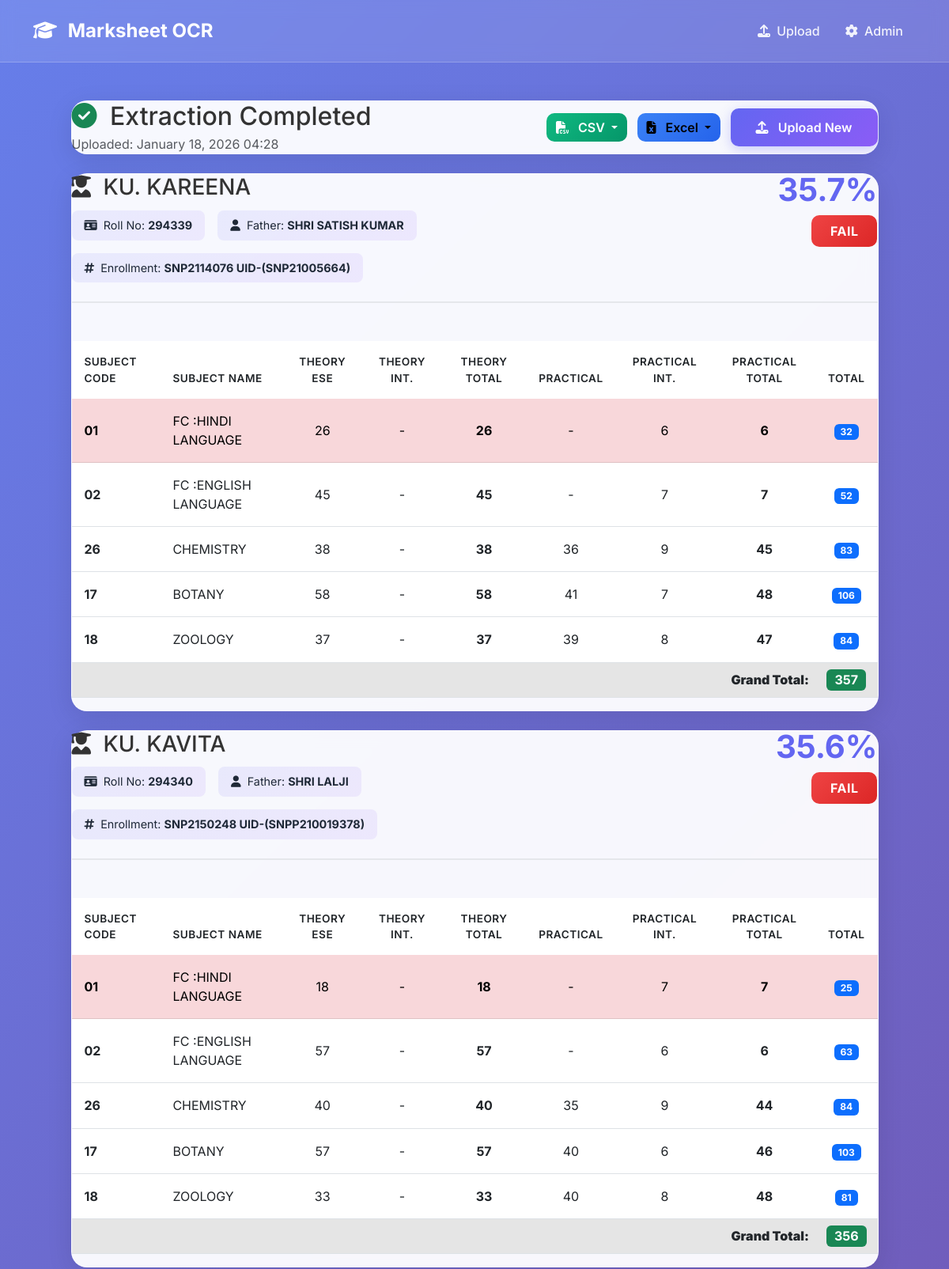
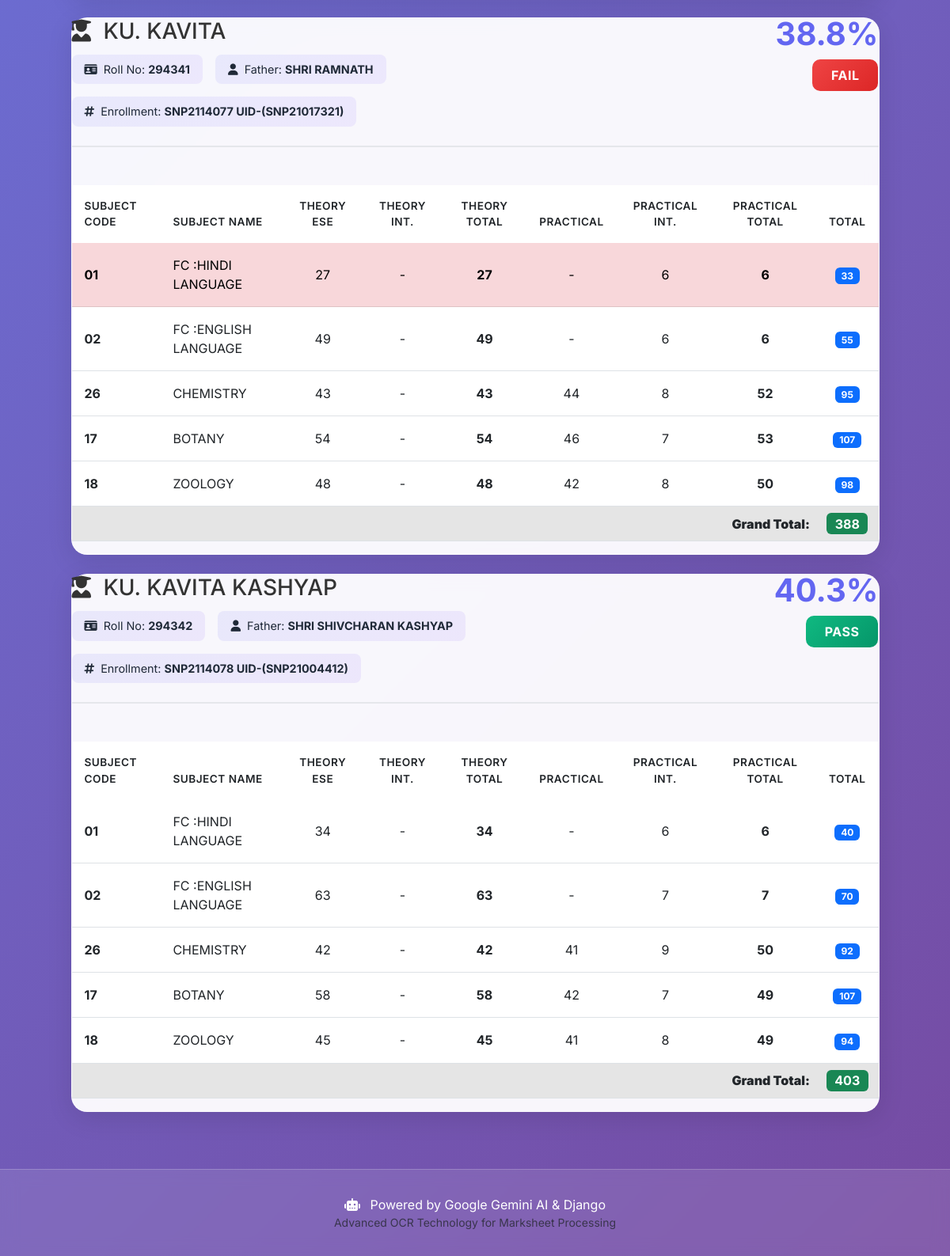
/results/10/, run on the app's committed database (2 pictures, top to bottom).
### marksheet_ocr/models.py (models this page shows, shortened)
class MarksheetUpload(models.Model):
    STATUS_CHOICES = [
        ('pending', 'Pending'),
        ('processing', 'Processing'),
        ('completed', 'Completed'),
        ('failed', 'Failed'),
    ]
    image = models.ImageField(upload_to='marksheets/')
    uploaded_at = models.DateTimeField(auto_now_add=True)
    status = models.CharField(max_length=20, choices=STATUS_CHOICES, default='pending')
    error_message = models.TextField(blank=True, null=True)
    class Meta:
        ordering = ['-uploaded_at']

class Student(models.Model):
    upload = models.ForeignKey(MarksheetUpload, on_delete=models.CASCADE, related_name='students')
    roll_number = models.CharField(max_length=50)
    name = models.CharField(max_length=200)
    father_name = models.CharField(max_length=200, blank=True)
    mother_name = models.CharField(max_length=200, blank=True)
    enrollment_number = models.CharField(max_length=100, blank=True)
    class Meta:
        ordering = ['roll_number']
    def get_total_marks(self):
        total = 0
        for mark in self.marks.all():
            total += mark.get_total_marks()
        return total
    def get_percentage(self):
        marks = self.marks.all()
        if not marks:
            return 0
        total_obtained = self.get_total_marks()
        total_maximum = sum(mark.get_maximum_marks() for mark in marks)
        if total_maximum == 0:
            return 0
        return round((total_obtained / total_maximum) * 100, 2)
    def get_result_status(self):
        marks = self.marks.all()
        if not marks:
            return 'N/A'
        for mark in marks:
            if mark.is_failed():
                return 'FAIL'
        percentage = self.get_percentage()
        if percentage >= 75:
            return 'PASS FIRST'
        elif percentage >= 60:
            return 'PASS SECOND'
        elif percentage >= 45:
            return 'PASS THIRD'
        elif percentage >= 33:
            return 'PASS'
        else:
            return 'FAIL'

class Mark(models.Model):
    student = models.ForeignKey(Student, on_delete=models.CASCADE, related_name='marks')
    subject = models.ForeignKey(Subject, on_delete=models.CASCADE)
    theory_ese = models.IntegerField(
        validators=[MinValueValidator(0), MaxValueValidator(100)],
        null=True,
        blank=True,
        help_text="Theory External Semester Examination marks"
    )
    theory_internal = models.IntegerField(
        validators=[MinValueValidator(0), MaxValueValidator(100)],
        null=True,
        blank=True,
        help_text="Theory Internal marks"
    )
    practical_marks = models.IntegerField(
        validators=[MinValueValidator(0), MaxValueValidator(100)],
        null=True,
        blank=True,
        help_text="Practical examination marks"
    )
    practical_internal = models.IntegerField(
        validators=[MinValueValidator(0), MaxValueValidator(100)],
        null=True,
        blank=True,
        help_text="Practical Internal marks"
    )
    class Meta:
        unique_together = ['student', 'subject']
    def get_theory_total(self):
        theory_ese = self.theory_ese or 0
        theory_internal = self.theory_internal or 0
        return theory_ese + theory_internal
    def get_practical_total(self):
        practical = self.practical_marks or 0
        practical_internal = self.practical_internal or 0
        return practical + practical_internal
    def get_total_marks(self):
        return self.get_theory_total() + self.get_practical_total()
    def get_maximum_marks(self):
        max_marks = 0
        if self.theory_ese is not None or self.theory_internal is not None:
            max_marks += 100  # Theory total
        if self.practical_marks is not None or self.practical_internal is not None:
            max_marks += 100  # Practical total
        return max_marks
    def is_failed(self):
        if self.theory_ese is not None and self.theory_ese < 33:
            return True
        if self.practical_marks is not None and self.practical_marks < 33:
            return True
        return False

class Subject(models.Model):
    code = models.CharField(max_length=50)
    name = models.CharField(max_length=200)
    class Meta:
        unique_together = ['code', 'name']

### marksheet_ocr/views.py (the view)
# urls.py: path('results/<int:upload_id>/', views.view_results, name='view_results'),
def view_results(request, upload_id):
    upload = get_object_or_404(MarksheetUpload, id=upload_id)
    students = upload.students.all().prefetch_related('marks__subject')
    return render(request, 'marksheet_ocr/results.html', {
        'upload': upload,
        'students': students
    })

### marksheet_ocr/templates/marksheet_ocr/results.html (shortened to what this page needs)
{% extends 'marksheet_ocr/base.html' %}
{% block content %}
<div class="container my-5">
    <div class="row justify-content-center">
        <div class="col-lg-11">
            <div class="glass-card mb-4">
                <div class="card-body">
                    <div class="d-flex justify-content-between align-items-center">
                        <div>
                            <h2 class="mb-1">
                                <i class="fas fa-check-circle text-success me-2"></i>
                                Extraction Completed
                            </h2>
                            <p class="text-muted mb-0">
                                Uploaded: {{ upload.uploaded_at|date:"F d, Y H:i" }}
                            </p>
                        </div>
                        <div>
                            <div class="btn-group me-2" role="group">
                                <button type="button" class="btn btn-success dropdown-toggle" data-bs-toggle="dropdown">
                                    <i class="fas fa-file-csv me-2"></i>
                                    CSV
                                </button>
                            </div>
                            <div class="btn-group me-2" role="group">
                                <button type="button" class="btn btn-info dropdown-toggle" data-bs-toggle="dropdown">
                                    <i class="fas fa-file-excel me-2"></i>
                                    Excel
                                </button>
                            </div>
                            <a href="{% url 'upload_marksheet' %}" class="btn btn-primary">
                                <i class="fas fa-upload me-2"></i>
                                Upload New
                            </a>
                        </div>
                    </div>
                </div>
            </div>
            {% for student in students %}
            <div class="glass-card mb-4">
                <div class="card-body">
                    <div class="student-header mb-4">
                        <div class="row">
                            <div class="col-md-8">
                                <h3 class="mb-2">
                                    <i class="fas fa-user-graduate me-2"></i>
                                    {{ student.name }}
                                </h3>
                                <div class="student-info">
                                    <span class="info-badge">
                                        <i class="fas fa-id-card me-1"></i>
                                        Roll No: <strong>{{ student.roll_number }}</strong>
                                    </span>
                                    {% if student.father_name %}
                                    <span class="info-badge">
                                        <i class="fas fa-user me-1"></i>
                                        Father: <strong>{{ student.father_name }}</strong>
                                    </span>
                                    {% endif %}
                                    {% if student.enrollment_number %}
                                    <span class="info-badge">
                                        <i class="fas fa-hashtag me-1"></i>
                                        Enrollment: <strong>{{ student.enrollment_number }}</strong>
                                    </span>
                                    {% endif %}
                                </div>
                            </div>
                            <div class="col-md-4 text-end">
                                <div class="result-summary">
                                    <div class="percentage-badge">
                                        {{ student.get_percentage }}%
                                    </div>
                                    <div class="result-badge result-{{ student.get_result_status|lower|cut:' ' }}">
                                        {{ student.get_result_status }}
                                    </div>
                                </div>
                            </div>
                        </div>
                    </div>
                    <div class="table-responsive">
                        <table class="table marks-table">
                            <thead>
                                <tr>
                                    <th>Subject Code</th>
                                    <th>Subject Name</th>
                                    <th class="text-center">Theory ESE</th>
                                    <th class="text-center">Theory Int.</th>
                                    <th class="text-center">Theory Total</th>
                                    <th class="text-center">Practical</th>
                                    <th class="text-center">Practical Int.</th>
                                    <th class="text-center">Practical Total</th>
                                    <th class="text-center">Total</th>
                                </tr>
                            </thead>
                            <tbody>
                                {% for mark in student.marks.all %}
                                <tr class="{% if mark.is_failed %}table-danger{% endif %}">
                                    <td><strong>{{ mark.subject.code }}</strong></td>
                                    <td>{{ mark.subject.name }}</td>
                                    <td class="text-center">{{ mark.theory_ese|default:"-" }}</td>
                                    <td class="text-center">{{ mark.theory_internal|default:"-" }}</td>
                                    <td class="text-center"><strong>{{ mark.get_theory_total }}</strong></td>
                                    <td class="text-center">{{ mark.practical_marks|default:"-" }}</td>
                                    <td class="text-center">{{ mark.practical_internal|default:"-" }}</td>
                                    <td class="text-center"><strong>{{ mark.get_practical_total }}</strong></td>
                                    <td class="text-center">
                                        <span class="badge bg-primary">{{ mark.get_total_marks }}</span>
                                    </td>
                                </tr>
                                {% endfor %}
                            </tbody>
                            <tfoot>
                                <tr class="table-active">
                                    <td colspan="8" class="text-end"><strong>Grand Total:</strong></td>
                                    <td class="text-center">
                                        <span class="badge bg-success fs-6">{{ student.get_total_marks }}</span>
                                    </td>
                                </tr>
                            </tfoot>
                        </table>
                    </div>
                </div>
            </div>
            {% endfor %}
        </div>
    </div>
</div>
{% endblock %}

### marksheet_ocr/static/css/style.css (style rules this page uses)
:root { --primary-color: #6366f1; --secondary-color: #8b5cf6; --success-color: #10b981; --danger-color: #ef4444; --warning-color: #f59e0b; --info-color: #3b82f6; --dark-color: #1f2937; --light-color: #f9fafb; --glass-bg: rgba(255, 255, 255, 0.1); --glass-border: rgba(255, 255, 255, 0.2); }
* { margin: 0; padding: 0; box-sizing: border-box; }
body { font-family: 'Inter', sans-serif; background: linear-gradient(135deg, #667eea 0%, #764ba2 100%); min-height: 100vh; color: #333; }
.glass-card { background: rgba(255, 255, 255, 0.95); backdrop-filter: blur(10px); border-radius: 20px; border: 1px solid rgba(255, 255, 255, 0.3); box-shadow: 0 8px 32px rgba(0, 0, 0, 0.1); transition: transform 0.3s ease, box-shadow 0.3s ease; animation: fadeIn 0.8s ease; }
.btn-primary { background: linear-gradient(135deg, var(--primary-color) 0%, var(--secondary-color) 100%); border: none; padding: 0.75rem 2rem; font-weight: 600; border-radius: 10px; transition: all 0.3s ease; box-shadow: 0 4px 15px rgba(99, 102, 241, 0.3); }
.btn-success { background: linear-gradient(135deg, #10b981 0%, #059669 100%); border: none; font-weight: 600; border-radius: 10px; transition: all 0.3s ease; }
.btn-info { background: linear-gradient(135deg, #3b82f6 0%, #2563eb 100%); border: none; font-weight: 600; border-radius: 10px; transition: all 0.3s ease; }
.student-header { padding-bottom: 1.5rem; border-bottom: 2px solid #e5e7eb; }
.student-info { display: flex; flex-wrap: wrap; gap: 1rem; margin-top: 0.75rem; }
.info-badge { background: linear-gradient(135deg, rgba(99, 102, 241, 0.1) 0%, rgba(139, 92, 246, 0.1) 100%); padding: 0.5rem 1rem; border-radius: 8px; font-size: 0.9rem; color: var(--dark-color); }
.result-summary { display: flex; flex-direction: column; align-items: flex-end; gap: 0.75rem; }
.percentage-badge { font-size: 2.5rem; font-weight: 700; color: var(--primary-color); line-height: 1; }
.result-badge { padding: 0.5rem 1.5rem; border-radius: 10px; font-weight: 700; font-size: 1rem; text-transform: uppercase; letter-spacing: 0.5px; }
.result-pass { background: linear-gradient(135deg, #10b981 0%, #059669 100%); color: white; }
.result-fail { background: linear-gradient(135deg, #ef4444 0%, #dc2626 100%); color: white; }
.marks-table { margin-top: 1.5rem; }
.marks-table thead { background: linear-gradient(135deg, var(--primary-color) 0%, var(--secondary-color) 100%); color: white; }
.marks-table thead th { border: none; padding: 1rem; font-weight: 600; text-transform: uppercase; font-size: 0.85rem; letter-spacing: 0.5px; }
.marks-table tbody tr { transition: all 0.3s ease; }
.marks-table tbody td { padding: 1rem; vertical-align: middle; }
.marks-table tfoot { background: #f9fafb; font-weight: 700; }

### data on the page
MarksheetUpload: uploaded_at "January 18, 2026 04:28"
Student: name "KU. KAREENA", roll_number "294339", father_name "SHRI SATISH KUMAR", enrollment_number "SNP2114076 UID-(SNP21005664)", get_percentage "35.7", get_result_status "FAIL", get_total_marks "357"
Mark: subject.code "01", subject.name "FC :HINDI LANGUAGE", theory_ese "26", theory_internal "-", get_theory_total "26", practical_marks "-", practical_internal "6", get_practical_total "6", get_total_marks "32"
Mark: subject.code "02", subject.name "FC :ENGLISH LANGUAGE", theory_ese "45", theory_internal "-", get_theory_total "45", practical_marks "-", practical_internal "7", get_practical_total "7", get_total_marks "52"
Mark: subject.code "26", subject.name "CHEMISTRY", theory_ese "38", theory_internal "-", get_theory_total "38", practical_marks "36", practical_internal "9", get_practical_total "45", get_total_marks "83"
Mark: subject.code "17", subject.name "BOTANY", theory_ese "58", theory_internal "-", get_theory_total "58", practical_marks "41", practical_internal "7", get_practical_total "48", get_total_marks "106"
Mark: subject.code "18", subject.name "ZOOLOGY", theory_ese "37", theory_internal "-", get_theory_total "37", practical_marks "39", practical_internal "8", get_practical_total "47", get_total_marks "84"
Student: name "KU. KAVITA", roll_number "294340", father_name "SHRI LALJI", enrollment_number "SNP2150248 UID-(SNPP210019378)", get_percentage "35.6", get_result_status "FAIL", get_total_marks "356"
Mark: subject.code "01", subject.name "FC :HINDI LANGUAGE", theory_ese "18", theory_internal "-", get_theory_total "18", practical_marks "-", practical_internal "7", get_practical_total "7", get_total_marks "25"
Mark: subject.code "02", subject.name "FC :ENGLISH LANGUAGE", theory_ese "57", theory_internal "-", get_theory_total "57", practical_marks "-", practical_internal "6", get_practical_total "6", get_total_marks "63"
Mark: subject.code "26", subject.name "CHEMISTRY", theory_ese "40", theory_internal "-", get_theory_total "40", practical_marks "35", practical_internal "9", get_practical_total "44", get_total_marks "84"
Mark: subject.code "17", subject.name "BOTANY", theory_ese "57", theory_internal "-", get_theory_total "57", practical_marks "40", practical_internal "6", get_practical_total "46", get_total_marks "103"
Mark: subject.code "18", subject.name "ZOOLOGY", theory_ese "33", theory_internal "-", get_theory_total "33", practical_marks "40", practical_internal "8", get_practical_total "48", get_total_marks "81"
Student: name "KU. KAVITA", roll_number "294341", father_name "SHRI RAMNATH", enrollment_number "SNP2114077 UID-(SNP21017321)", get_percentage "38.8", get_result_status "FAIL", get_total_marks "388"
Mark: subject.code "01", subject.name "FC :HINDI LANGUAGE", theory_ese "27", theory_internal "-", get_theory_total "27", practical_marks "-", practical_internal "6", get_practical_total "6", get_total_marks "33"
Mark: subject.code "02", subject.name "FC :ENGLISH LANGUAGE", theory_ese "49", theory_internal "-", get_theory_total "49", practical_marks "-", practical_internal "6", get_practical_total "6", get_total_marks "55"
Mark: subject.code "26", subject.name "CHEMISTRY", theory_ese "43", theory_internal "-", get_theory_total "43", practical_marks "44", practical_internal "8", get_practical_total "52", get_total_marks "95"
Mark: subject.code "17", subject.name "BOTANY", theory_ese "54", theory_internal "-", get_theory_total "54", practical_marks "46", practical_internal "7", get_practical_total "53", get_total_marks "107"
Mark: subject.code "18", subject.name "ZOOLOGY", theory_ese "48", theory_internal "-", get_theory_total "48", practical_marks "42", practical_internal "8", get_practical_total "50", get_total_marks "98"
Student: name "KU. KAVITA KASHYAP", roll_number "294342", father_name "SHRI SHIVCHARAN KASHYAP", enrollment_number "SNP2114078 UID-(SNP21004412)", get_percentage "40.3", get_result_status "PASS", get_total_marks "403"
Mark: subject.code "01", subject.name "FC :HINDI LANGUAGE", theory_ese "34", theory_internal "-", get_theory_total "34", practical_marks "-", practical_internal "6", get_practical_total "6", get_total_marks "40"
Mark: subject.code "02", subject.name "FC :ENGLISH LANGUAGE", theory_ese "63", theory_internal "-", get_theory_total "63", practical_marks "-", practical_internal "7", get_practical_total "7", get_total_marks "70"
Mark: subject.code "26", subject.name "CHEMISTRY", theory_ese "42", theory_internal "-", get_theory_total "42", practical_marks "41", practical_internal "9", get_practical_total "50", get_total_marks "92"
Mark: subject.code "17", subject.name "BOTANY", theory_ese "58", theory_internal "-", get_theory_total "58", practical_marks "42", practical_internal "7", get_practical_total "49", get_total_marks "107"
Mark: subject.code "18", subject.name "ZOOLOGY", theory_ese "45", theory_internal "-", get_theory_total "45", practical_marks "41", practical_internal "8", get_practical_total "49", get_total_marks "94"
